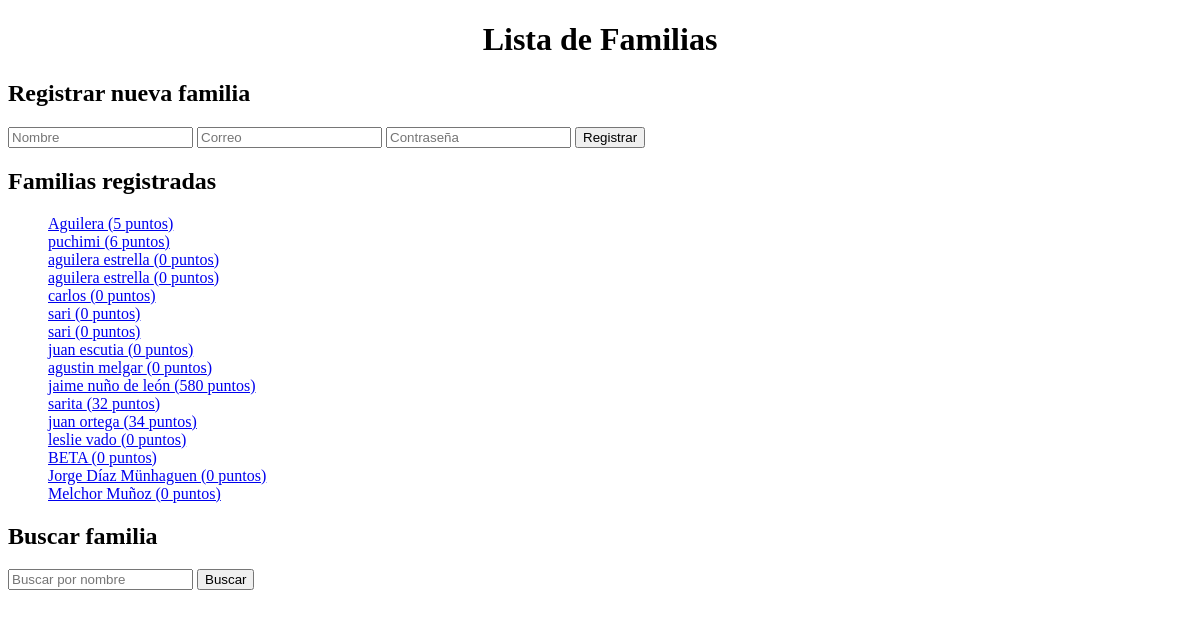
Page /lista_familias on the earlier database version.
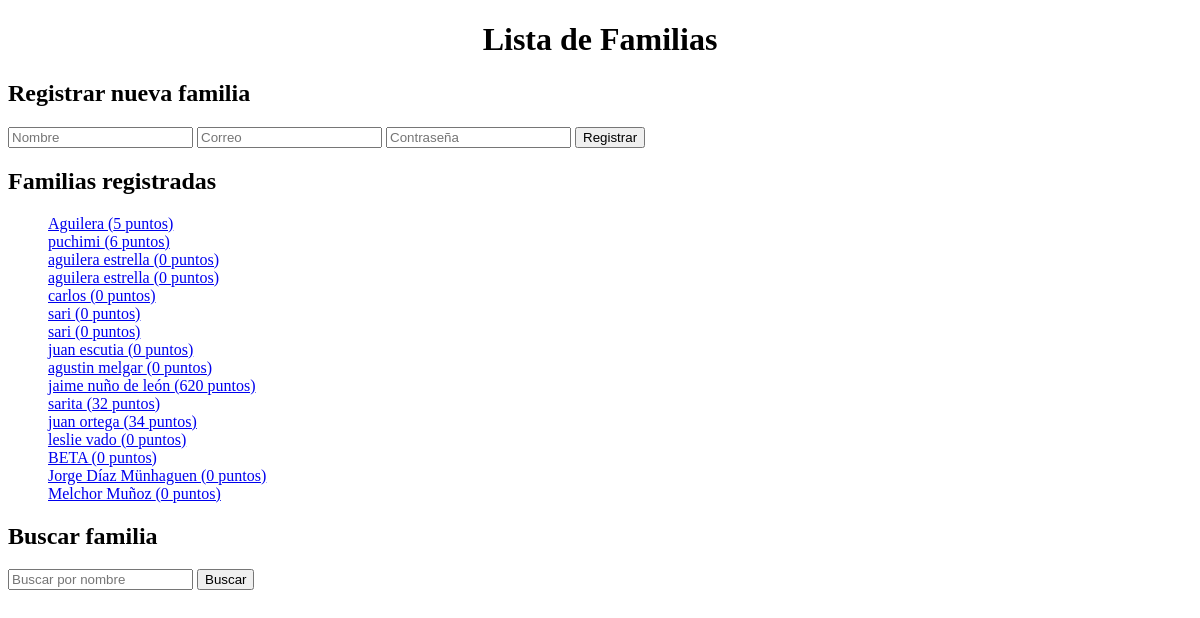
Same page on the later database version.
### app/models.py (models this page shows)
class Familia(db.Model):
    id = db.Column(db.Integer, primary_key=True)
    nombre = db.Column(db.String(100), nullable=False)
    correo = db.Column(db.String(100), unique=True, nullable=False)
    password = db.Column(db.String(100), nullable=False)
    puntos = db.Column(db.Integer, default=0)

### app/routes.py (the view, shortened to what this page needs)
@app.route('/lista_familias', methods=['GET', 'POST'])
def lista_familias():
    termino_busqueda = request.args.get('buscar', '').strip()
    if termino_busqueda:
        termino_normalizado = quitar_acentos(termino_busqueda.lower())
        familias = Familia.query.all()
        familias = [
            f for f in familias
            if termino_normalizado in quitar_acentos(f.nombre.lower())
        ]
    else:
        familias = Familia.query.all()
    return render_template('lista_familias.html', familias=familias, buscar=termino_busqueda)

### app/templates/lista_familias.html (shortened to what this page needs)
<!DOCTYPE html>
<html>
<head>
<link rel="stylesheet" href="{{ url_for('static', filename='css/panel.css') }}">
</head>
<body>
    <h1>Lista de Familias</h1>
<h2>Registrar nueva familia</h2>
<form method="POST" action="{{ url_for('lista_familias') }}">
    <input type="text" name="nombre" placeholder="Nombre" required>
    <input type="email" name="correo" placeholder="Correo" required>
    <input type="password" name="password" placeholder="Contraseña" required>
    <button type="submit">Registrar</button>
</form>
    <h2>Familias registradas</h2>
    <ul>
        {% for familia in familias %}
            <li>
                <a href="{{ url_for('ver_familia', familia_id=familia.id) }}">
                    {{ familia.nombre }} ({{ familia.puntos }} puntos)
                </a>
            </li>
        {% else %}
            <li>No hay familias registradas.</li>
        {% endfor %}
    </ul>
    <h2>Buscar familia</h2>
<form method="GET" action="{{ url_for('lista_familias') }}">
    <input type="text" name="buscar" placeholder="Buscar por nombre" value="{{ buscar or '' }}">
    <button type="submit">Buscar</button>
</form>
</body>
</html>

Differences in the rows shown:
changed Familia "jaime nuño de león": puntos "580" → "620"
